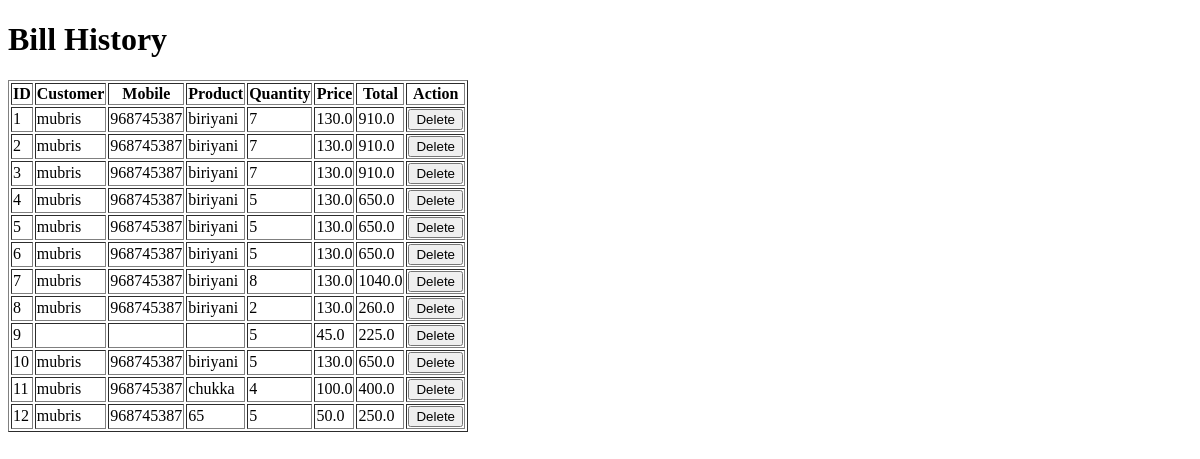
Before: /history with the older database file.
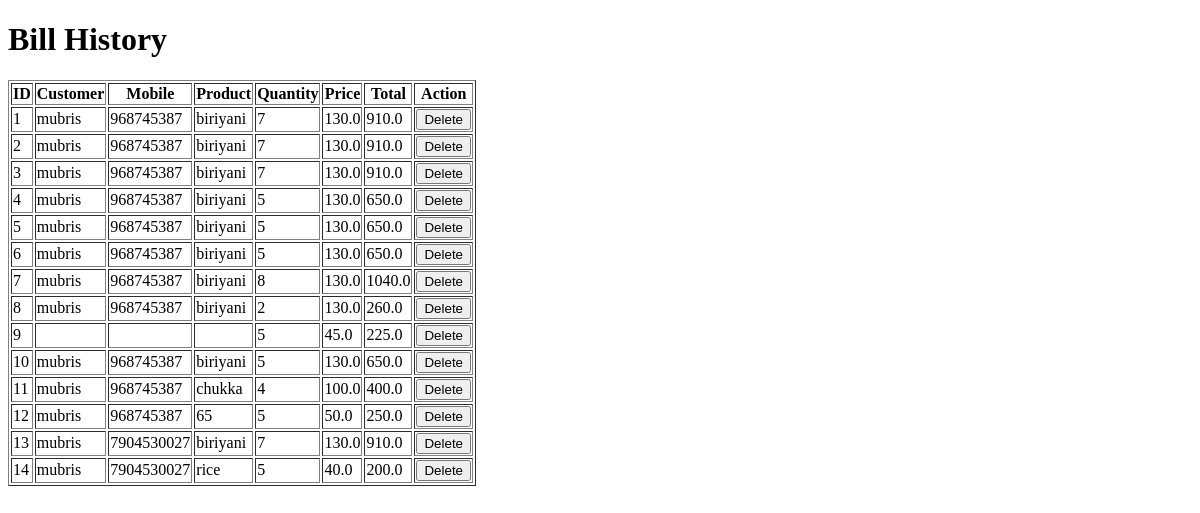
After: the same page with the newer database file.
### app.py (models this page shows)
class Bill(db.Model):
    id = db.Column(db.Integer, primary_key=True)
    customer_name = db.Column(db.String(100))
    mobile = db.Column(db.String(20))
    product = db.Column(db.String(100))
    quantity = db.Column(db.Integer)
    price = db.Column(db.Float)
    total = db.Column(db.Float)

### app.py (the view)
@app.route("/history")
def history():
    bills = Bill.query.all()
    return render_template("history.html", bills=bills)

### templates/history.html (shortened to what this page needs)
<!DOCTYPE html>
<html>
<head>
</head>
<body>
<h1>Bill History</h1>
<table border="1">
    <tr>
        <th>ID</th>
        <th>Customer</th>
        <th>Mobile</th>
        <th>Product</th>
        <th>Quantity</th>
        <th>Price</th>
        <th>Total</th>
        <th>Action</th>
    </tr>
    {% for bill in bills %}
    <tr>
        <td>{{ bill.id }}</td>
        <td>{{ bill.customer_name }}</td>
        <td>{{ bill.mobile }}</td>
        <td>{{ bill.product }}</td>
        <td>{{ bill.quantity }}</td>
        <td>{{ bill.price }}</td>
        <td>{{ bill.total }}</td>
        <td>
    <a href="/delete/{{ bill.id }}">
        <button>Delete</button>
    </a>
</td>
    </tr>
    {% endfor %}
</table>
</body>
</html>

Changed rows visible on the page:
added Bill: id "13", customer_name "mubris", mobile "7904530027", product "biriyani", quantity "7", price "130.0", total "910.0"
added Bill: id "14", customer_name "mubris", mobile "7904530027", product "rice", quantity "5", price "40.0", total "200.0"
